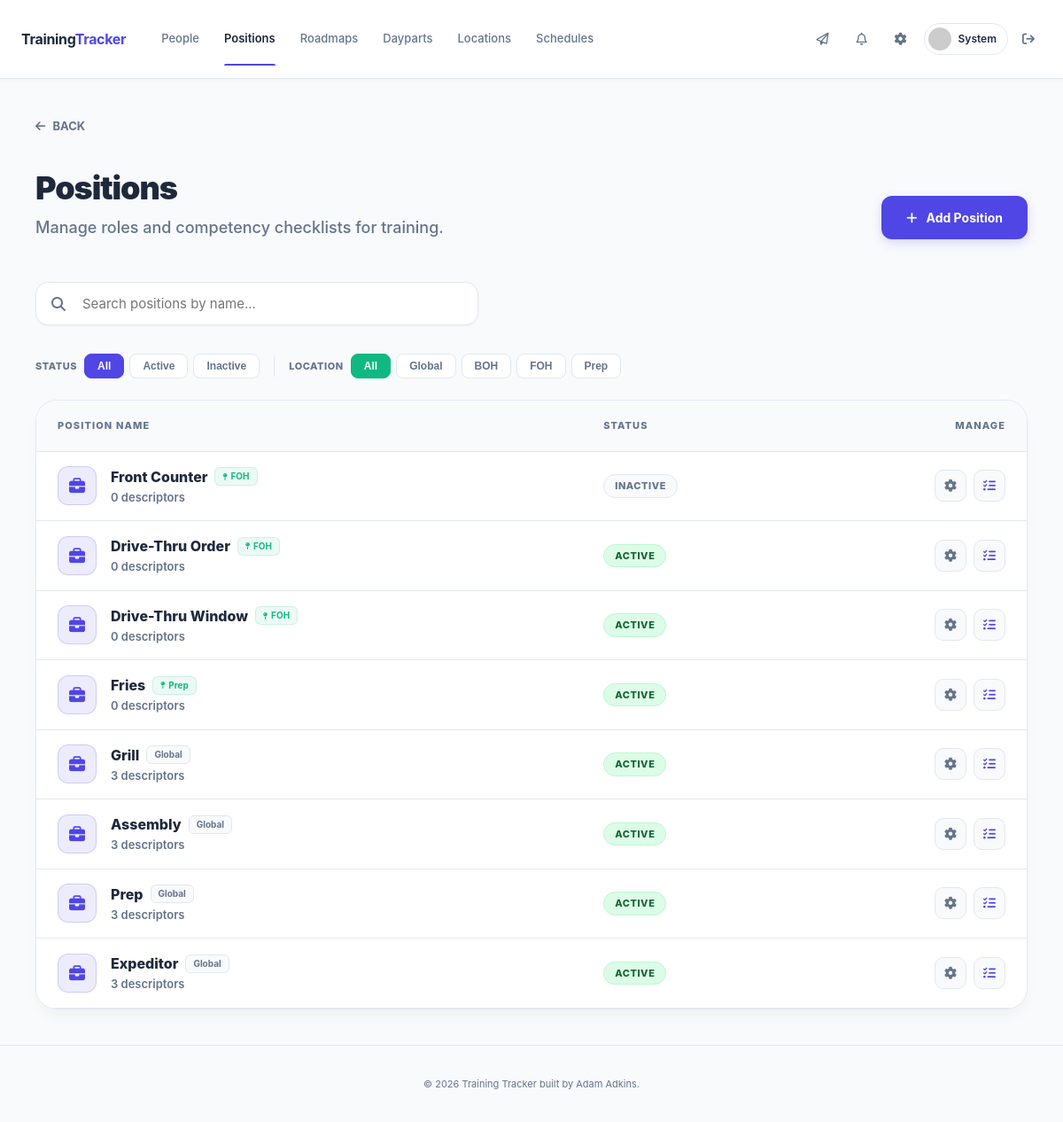
Page /manager/positions (signed in) on the committed database.
### app/models.py (models this page shows, shortened)
class Employee(db.Model):
    __tablename__ = "employees"
    id = db.Column(db.Integer, primary_key=True)
    first_name = db.Column(db.String(80), nullable=False)
    last_name = db.Column(db.String(80), nullable=False)
    role = db.Column(db.String(20), nullable=False, default="trainee")
    status = db.Column(db.String(20), nullable=False, default="active")
    start_date = db.Column(db.Date, nullable=True)
    location_id = db.Column(db.Integer, db.ForeignKey("locations.id"), nullable=True)
    graduated_at = db.Column(db.DateTime, nullable=True)  # When manager marked trainee as graduated (offboarding)
    current_roadmap_id = db.Column(db.Integer, db.ForeignKey("training_roadmaps.id"), nullable=True)
    created_at = db.Column(db.DateTime, default=lambda: datetime.now(timezone.utc), nullable=False)
    active_roadmap = db.relationship("TrainingRoadmap", foreign_keys=[current_roadmap_id], backref="trainees")
    locations = db.relationship(
        "Location",
        secondary=employee_locations,
        backref=db.backref("roster_employees", lazy="dynamic"),
        lazy="dynamic",
    )
    def avatar(self, size=128):
        email = self.user_account.email.lower().encode('utf-8') if self.user_account else b"none"
        digest = hashlib.md5(email).hexdigest()
        return f'https://www.gravatar.com/avatar/{digest}?d=identicon&s={size}'

class Location(db.Model):
    __tablename__ = "locations"
    id = db.Column(db.Integer, primary_key=True)
    name = db.Column(db.String(80), nullable=False)
    description = db.Column(db.String(255), nullable=True)
    created_at = db.Column(db.DateTime, default=lambda: datetime.now(timezone.utc), nullable=False)
    employees = db.relationship("Employee", backref="location", lazy="dynamic")

class Position(db.Model):
    __tablename__ = "positions"
    id = db.Column(db.Integer, primary_key=True)
    name = db.Column(db.String(120), unique=True, nullable=False)
    active = db.Column(db.Boolean, default=True, nullable=False)
    location_id = db.Column(db.Integer, db.ForeignKey("locations.id"), nullable=True)
    created_at = db.Column(db.DateTime, default=lambda: datetime.now(timezone.utc), nullable=False)
    descriptors = db.relationship("PositionDescriptor", backref="position", cascade="all, delete-orphan")
    location = db.relationship("Location", backref="positions")

### app/routes/manager.py (the view)
@manager_bp.route("/positions")
@manager_required
def positions_list():
    positions = Position.query.all()
    locations = Location.query.order_by(Location.name).all()
    return render_template("positions_list.html", positions=positions, locations=locations)

### app/templates/positions_list.html (shortened to what this page needs)
{% extends "base.html" %}
{% block content %}
<div class="positions-wrapper">
    <div class="positions-container">
        <div style="margin-bottom: 32px;">
            <a href="javascript:history.back()"
               style="text-decoration: none; color: var(--text-muted); font-size: 13px; font-weight: 700; display: inline-flex; align-items: center; gap: 8px; transition: color 0.2s;"
               onmouseover="this.style.color='var(--primary)'" onmouseout="this.style.color='var(--text-muted)'">
                <i class="fa-solid fa-arrow-left"></i> BACK
            </a>
        </div>
        <div class="page-header">
            <div>
                <h1 class="header-title">Positions</h1>
                <p class="header-subtitle">Manage roles and competency checklists for training.</p>
            </div>
            <a href="{{ url_for('manager.position_create') }}" class="btn-primary" style="padding: 14px 28px; border-radius: 12px; font-weight: 700; display: flex; align-items: center; gap: 10px; box-shadow: 0 4px 12px rgba(79, 70, 229, 0.2);">
                <i class="fa-solid fa-plus"></i> Add Position
            </a>
        </div>
        <div class="search-section">
            <input type="text" id="positionSearch" class="search-input" placeholder="Search positions by name...">
        </div>
        <div class="filter-bar">
            <div class="filter-group">
                <span class="filter-label">Status</span>
                <button class="filter-pill active" data-filter="status" data-value="all" onclick="setFilter(this)">All</button>
                <button class="filter-pill" data-filter="status" data-value="active" onclick="setFilter(this)">Active</button>
                <button class="filter-pill" data-filter="status" data-value="inactive" onclick="setFilter(this)">Inactive</button>
            </div>
            {% if locations %}
            <div class="filter-group">
                <span class="filter-label">Location</span>
                <button class="filter-pill active-teal" data-filter="location" data-value="all" onclick="setFilter(this)">All</button>
                <button class="filter-pill" data-filter="location" data-value="global" onclick="setFilter(this)">Global</button>
                {% for loc in locations %}
                <button class="filter-pill" data-filter="location" data-value="{{ loc.id }}" onclick="setFilter(this)">{{ loc.name }}</button>
                {% endfor %}
            </div>
            {% endif %}
        </div>
        <div class="table-card">
            <div style="overflow-x: auto;">
                <table class="pos-table" id="positionTable">
                    <thead>
                        <tr>
                            <th>Position Name</th>
                            <th class="status-col">Status</th>
                            <th style="text-align: right;">Manage</th>
                        </tr>
                    </thead>
                    <tbody id="positionTableBody">
                        {% for p in positions %}
                        <tr class="pos-row" data-status="{{ 'active' if p.active else 'inactive' }}" data-location="{{ p.location_id or 'global' }}" onclick="if(!event.target.closest('a')) window.location.href='{{ url_for('manager.position_detail', position_id=p.id) }}';">
                            <td class="pos-cell">
                                <div style="display: flex; align-items: center; gap: 16px;">
                                    <div class="icon-box">
                                        <i class="fa-solid fa-briefcase"></i>
                                    </div>
                                    <div>
                                        <div style="display: flex; align-items: center; gap: 8px; flex-wrap: wrap;">
                                            <span class="search-name" style="font-weight: 800; font-size: 16px; color: var(--text-main);">{{ p.name }}</span>
                                            {% if p.location %}
                                            <span class="pill-location"><i class="fa-solid fa-map-pin" style="font-size: 8px;"></i> {{ p.location.name }}</span>
                                            {% else %}
                                            <span class="pill-global">Global</span>
                                            {% endif %}
                                        </div>
                                        <span style="font-size: 13px; color: var(--text-muted); font-weight: 600;">
                                            {{ p.descriptors|selectattr('active')|list|length }} descriptors
                                        </span>
                                    </div>
                                </div>
                            </td>
                            <td class="pos-cell status-col">
                                {% if p.active %}
                                    <span class="status-pill pill-active">Active</span>
                                {% else %}
                                    <span class="status-pill pill-inactive">Inactive</span>
                                {% endif %}
                            </td>
                            <td class="pos-cell" style="text-align: right;">
                                <div class="action-group" onclick="event.stopPropagation();">
                                    <a href="{{ url_for('manager.position_edit', position_id=p.id) }}" class="btn-action-icon" title="Settings">
                                        <i class="fa-solid fa-gear"></i>
                                    </a>
                                    <a href="{{ url_for('manager.position_detail', position_id=p.id) }}" class="btn-action-icon blue" title="View Metrics">
                                        <i class="fa-solid fa-list-check"></i>
                                    </a>
                                </div>
                            </td>
                        </tr>
                        {% endfor %}
                    </tbody>
                </table>
            </div>
        </div>
    </div>
</div>
{% endblock %}

### app/templates/base.html (shortened to what this page needs)
<!DOCTYPE html>
<html lang="en">
<head>
    <link rel="stylesheet" href="{{ url_for('static', filename='style.css') }}">
    <link rel="stylesheet" href="https://cdnjs.cloudflare.com/ajax/libs/font-awesome/6.4.0/css/all.min.css">
</head>
<body class="{% block body_class %}{% endblock %}">
<header class="main-header">
    <div class="container nav-split">
        <div class="nav-group">
            <a href="{{ url_for('manager.dashboard') if current_user.is_authenticated and current_user.role == 'manager' else url_for('employee.dashboard') }}" class="brand-logo">
                <span>Training<b>Tracker</b></span>
            </a>
            <div class="nav-content" id="navContent">
                {% if current_user.is_authenticated %}
                <nav class="nav-links">
                    {% if current_user.role == 'manager' %}
                    <a href="{{ url_for('manager.employees_list') }}" data-tutorial="staff" class="{{ 'active' if 'employee' in request.endpoint else '' }}">People</a>
                    <a href="{{ url_for('manager.positions_list') }}" data-tutorial="positions" class="{{ 'active' if 'position' in request.endpoint else '' }}">Positions</a>
                    <a href="{{ url_for('manager.roadmaps_list') }}" data-tutorial="roadmaps" class="{{ 'active' if 'roadmap' in request.endpoint and request.endpoint not in ['manager.roadmap_smart_builder', 'manager.smart_builder_build'] else '' }}">Roadmaps</a>
                    <a href="{{ url_for('manager.dayparts_list') }}" data-tutorial="dayparts" class="{{ 'active' if 'daypart' in request.endpoint else '' }}">Dayparts</a>
                    <a href="{{ url_for('manager.locations_list') }}" data-tutorial="locations" class="{{ 'active' if 'location' in request.endpoint else '' }}">Locations</a>
                    <a href="{{ url_for('manager.schedules_list') }}" data-tutorial="schedule" class="{{ 'active' if 'schedule' in request.endpoint or request.endpoint in ['manager.roadmap_smart_builder', 'manager.smart_builder_build'] else '' }}">Schedules</a>
                    {% endif %}
                </nav>
                <div class="nav-actions">
                    <div class="user-profile">
                        {% if g.system_settings and not g.system_settings.dm_enabled %}
                        <div class="notif-btn disabled" title="Messaging Disabled"><i class="fa-regular fa-paper-plane"></i></div>
                        {% else %}
                        <a href="{{ url_for('messages.inbox') }}" data-tutorial="messages" class="notif-btn {{ 'active' if 'messages' in request.endpoint else '' }}">
                            <i class="fa-regular fa-paper-plane"></i>
                        </a>
                        {% endif %}
                        <a href="{{ url_for('employee.notifications') }}" data-tutorial="notifications" class="notif-btn {{ 'active' if 'notification' in request.endpoint else '' }}">
                            <i class="fa-regular fa-bell"></i>
                        </a>
                        <a href="{{ url_for('manager.settings') }}" data-tutorial="settings" class="notif-btn {{ 'active' if 'settings' in request.endpoint else '' }}">
                            <i class="fa-solid fa-gear"></i>
                        </a>
                        <a href="{{ url_for('manager.employee_detail', employee_id=current_user.employee_id, back=request.path) }}" class="profile-pill-link">
                            <div class="pill-container">
                                <img src="{{ current_user.employee.avatar(26) }}" class="nav-avatar">
                                <span class="user-name-nav">{{ current_user.employee.first_name }}</span>
                            </div>
                        </a>
                        <a href="{{ url_for('auth.logout') }}" class="btn-logout-icon" title="Sign Out">
                            <i class="fa-solid fa-arrow-right-from-bracket"></i>
                        </a>
                    </div>
                </div>
                {% endif %}
            </div>
        </div>
    </div>
</header>
<main class="container py-xl fade-in-up">
    {% block content %}{% endblock %}
</main>
<footer class="site-footer">
    <p>&copy; 2026 Training Tracker built by Adam Adkins.</p>
</footer>
</body>
</html>

### rows in the picture
Employee: employee.first_name "System"
Location: {{ loc.id }} 2 (drawn), name "BOH"
Location: {{ loc.id }} 1 (drawn), name "FOH"
Location: {{ loc.id }} 3 (drawn), name "Prep"
Position: name "Front Counter", location.name "FOH", descriptors|selectattr "0", active "INACTIVE"
Position: name "Drive-Thru Order", location.name "FOH", descriptors|selectattr "0", active "ACTIVE"
Position: name "Drive-Thru Window", location.name "FOH", descriptors|selectattr "0", active "ACTIVE"
Position: name "Fries", location.name "Prep", descriptors|selectattr "0", active "ACTIVE"
Position: name "Grill", shows "Global", descriptors|selectattr "3", active "ACTIVE"
Position: name "Assembly", shows "Global", descriptors|selectattr "3", active "ACTIVE"
Position: name "Prep", shows "Global", descriptors|selectattr "3", active "ACTIVE"
Position: name "Expeditor", shows "Global", descriptors|selectattr "3", active "ACTIVE"
